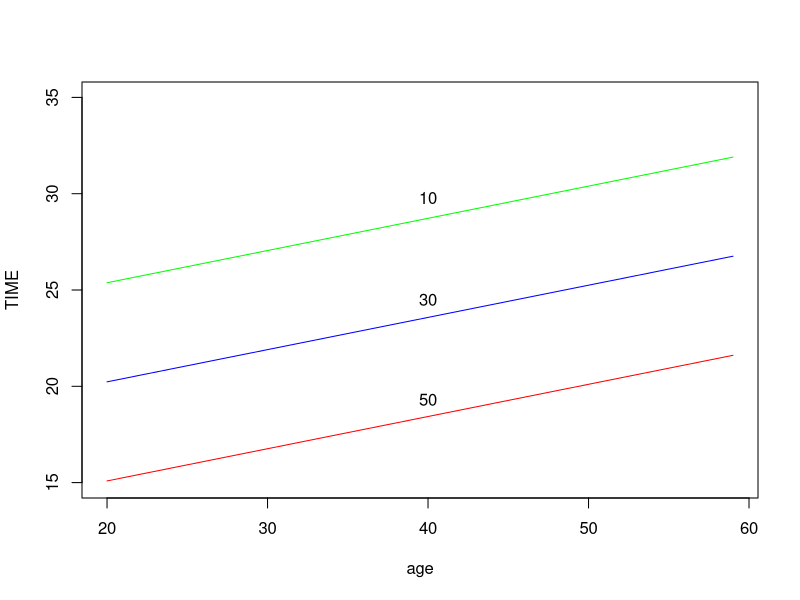
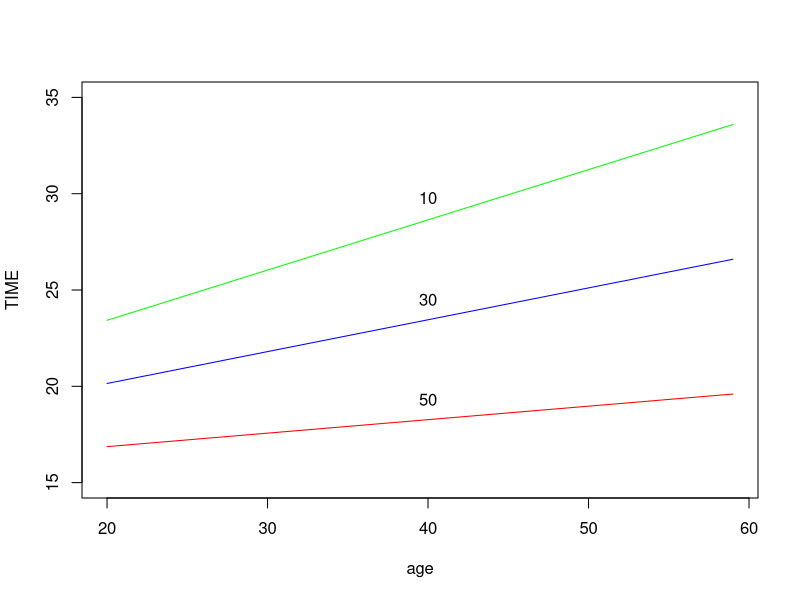
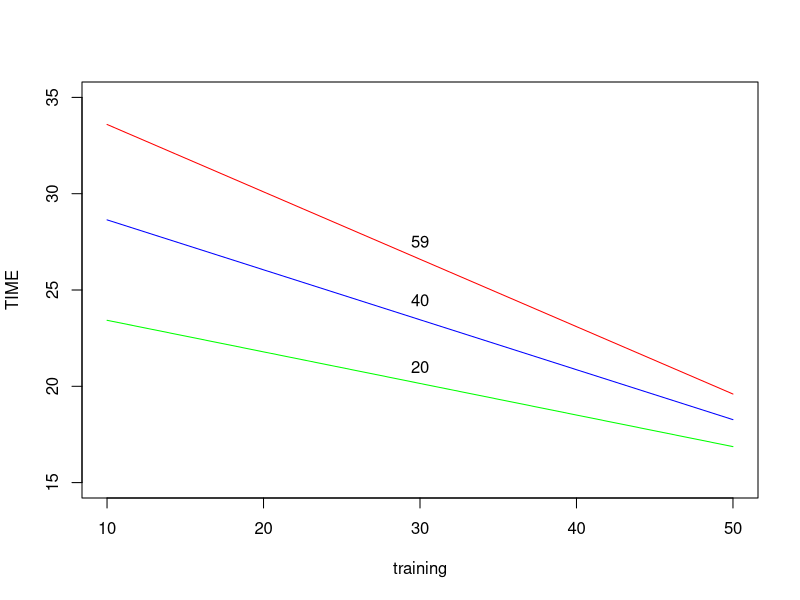
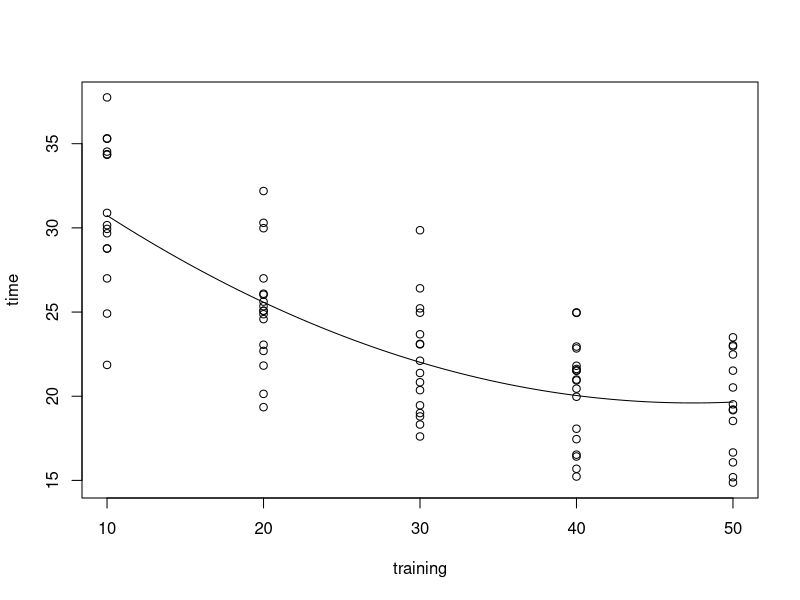

Recreate these plots in R, in order.
## ---- chunk 1
library(readr)
## ---- chunk 2
runners <- read_table("runners.txt")
## ---- chunk 3
modeloC <- lm(time ~ 1 + age + training, data = runners)
modeloA1 <- lm(time ~ 1 + age + training + age*training, data = runners)
## ---- chunk 4
anova(modeloC, modeloA1)
## ---- chunk 5
coef(modeloC)
## ---- chunk 6
age <- runners$age
training <- runners$training
## ---- chunk 7
b0 <- 24.6051900
b1 <- 0.1672437
b2 <- -0.2572801

training1 <- 10
training2 <- 30
training3 <- 50

time1 <- b0 + b1*age + b2*training1
time2 <- b0 + b1*age + b2*training2
time3 <- b0 + b1*age + b2*training3

plot(age, time1, type="l", ylim = c(15, 35), ylab = "TIME", col = "green")
text(x = 40, y = 29.8, labels = training1)
lines(age, time2, col = "blue")
text(x = 40, y = 24.5, labels = training2)
lines(age, time3, col = "red")
text(x = 40, y = 19.3, labels = training3)
## ---- chunk 8
coef(modeloA1)
## ---- chunk 9
b0 <- 18.899198113
b1 <- 0.308398116
b2 <- -0.068652968
b3 <- -0.00476738

training1 <- 10
training2 <- 30
training3 <- 50

time1 <- b0 + b1*age + b2*training1 + b3*age*training1
time2 <- b0 + b1*age + b2*training2 + b3*age*training2
time3 <- b0 + b1*age + b2*training3 + b3*age*training3

plot(age, time1, type="l", ylim = c(15, 35), ylab = "TIME", col = "green")
text(x = 40, y = 29.8, labels = training1)
lines(age, time2, col = "blue")
text(x = 40, y = 24.5, labels = training2)
lines(age, time3, col = "red")
text(x = 40, y = 19.3, labels = training3)
## ---- chunk 10
age1 <- 20
age2 <- 40
age3 <- 59

time1 <- b0 + b1*age1 + b2*training + b3*age1*training
time2 <- b0 + b1*age2 + b2*training + b3*age2*training
time3 <- b0 + b1*age3 + b2*training + b3*age3*training

plot(training, time1, type="l", ylim = c(15, 35), ylab = "TIME", col = "green")
text(x = 30, y = 21, labels = age1)
lines(training, time2, col = "blue")
text(x = 30, y = 24.5, labels = age2)
lines(training, time3, col = "red")
text(x = 30, y = 27.5, labels = age3)
## ---- chunk 11
modeloA2 <- lm(time ~ 1 + training + I(training*training), data = runners)
coef(modeloA2)
## ---- chunk 12
with(runners, plot(training, time))
curve(predict(modeloA2, newdata = data.frame(training = x)), add = TRUE)
